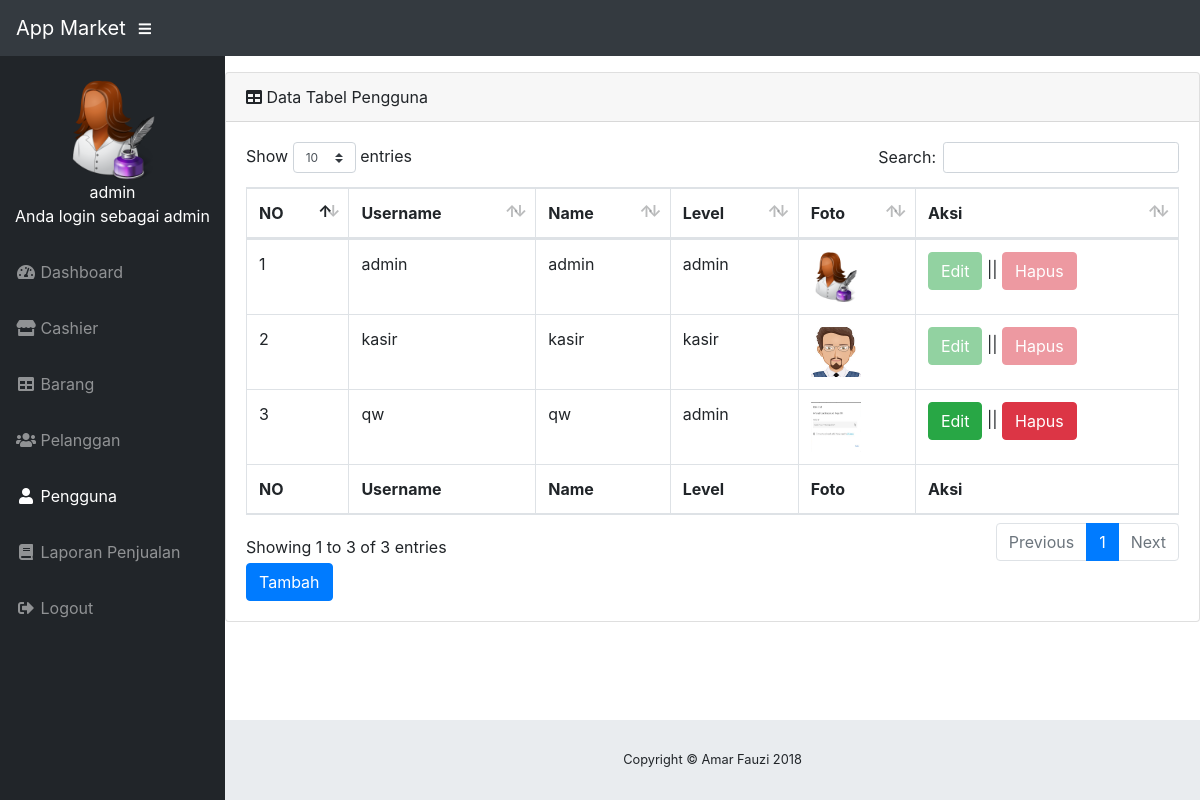
The page /index.php?page=pengguna (signed in) on the database its author committed.
### tables this page shows
CREATE TABLE `tb_pengguna` (
  `id` int(11) NOT NULL,
  `username` varchar(100) NOT NULL,
  `nama` varchar(100) NOT NULL,
  `password` varchar(100) NOT NULL,
  `level` varchar(20) NOT NULL,
  `foto` varchar(300) NOT NULL
);

### kodepj.php (called while the page is built)
<?php
function random_kode($kode){
	$data = '1234567890';
	$string = 'KPJ-';
	for($i=0;$i < $kode;$i++){
		$pos = rand(0,strlen($data)-1);
		$string .= $data{$pos};
	}
	return $string;
}
$kodepj = random_kode(10);
?>

### page/pengguna/pengguna.php (the view)
<div class="card mb-3">
    <div class="card-header">
        <i class="fas fa-table"></i>
        Data Tabel Pengguna</div>
    <div class="card-body">
        <div class="table-responsive">
            <table class="table table-bordered" id="dataTable" width="100%" cellspacing="0">
                <thead>
                    <tr>
						<th>NO</th>
                        <th>Username</th>
                        <th>Name</th>
                        <th>Level</th>
						<th>Foto</th>
						<th>Aksi</th>
                    </tr>
                </thead>
                <tfoot>
                      <tr>
						<th>NO</th>
                        <th>Username</th>
                        <th>Name</th>
                        <th>Level</th>
						<th>Foto</th>
						<th>Aksi</th>
                    </tr>
                </tfoot>
                <tbody>
                    <?php
                    $no = 1;
                    $sql = $koneksi->query("select * from tb_pengguna");
                    while ($data = $sql->fetch_assoc()) {
                        ?>
                        <tr>
                            <td><?php echo $no++ ?></td>
                            <td><?php echo $data['username'] ?></td>
                            <td><?php echo $data['nama'] ?></td>
                            <td><?php echo $data['level'] ?></td>
							<td><img src="gambar/<?php echo $data['foto'] ?>" width="50" height="50" /></td>
							<td>
								<a style="<?php if($data['username'] == 'admin' || $data['username'] == 'kasir' ){echo 'cursor: not-allowed;text-decoration:none;opacity: 0.5;pointer-events: none';}?>" href="?page=pengguna&aksi=ubah&id=<?php echo $data['id'] ?>" class="btn btn-success">Edit</a> ||
								<a style="<?php if($data['username'] == 'admin' || $data['username'] == 'kasir' ){echo 'cursor: not-allowed;text-decoration:none;opacity: 0.5;pointer-events: none';}?>" onclick="return confirm('Data ini akan di hapus')" href="?page=pengguna&aksi=hapus&id=<?php echo $data['id'] ?>" class="btn btn-danger">Hapus</a>
							</td>
                        </tr>
                    <?php } ?>
                </tbody>
            </table>
			<a href="?page=pengguna&aksi=tambah" class="btn btn-primary">Tambah</a>
        </div>
    </div>
</div>

### index.php (shortened to what this page needs)
<?php
include('kodepj.php');
$koneksi = new mysqli("localhost","root","","appmarket");
$active = $_GET['page'];
if($_SESSION['admin'] || $_SESSION['kasir']){
?>
<!DOCTYPE html>
<html lang="en">
    <head>
        <link href="asset/vendor/bootstrap/css/bootstrap.min.css" rel="stylesheet">
        <link href="asset/vendor/fontawesome-free/css/all.min.css" rel="stylesheet" type="text/css">
        <link href="asset/vendor/datatables/dataTables.bootstrap4.css" rel="stylesheet">
        <link href="asset/css/sb-admin.css" rel="stylesheet">
    </head>
    <body id="page-top">
        <nav class="navbar navbar-expand navbar-dark bg-dark static-top">
            <a class="navbar-brand mr-1" href="">App Market</a>
            <button class="btn btn-link btn-sm text-white order-1 order-sm-0" id="sidebarToggle" href="#">
                <i class="fas fa-bars"></i>
            </button>
			<?php
			if($_SESSION['admin']){
				$user = $_SESSION['admin'];
			}elseif($_SESSION['kasir']){
				$user = $_SESSION['kasir'];
			}
			$sql = $koneksi->query("select * from tb_pengguna where id='$user'");
			$data = $sql->fetch_assoc();
			?>
		</nav>
        <div id="wrapper">
            <ul class="sidebar navbar-nav"><br>
			<div class="text-center">
				<div class="image">
					<img src="gambar/<?php echo $data['foto'] ?>" alt="<?php echo $data['username'] ?>" width='auto' height=100/>
				</div>
				<div class="user-info">
					<p style="color:white" ><?php echo $data['username'] ?> <br> Anda login sebagai <?php echo $data['level'] ?></p>
				</div>
			</div>
                <li class="nav-item <?php if($active=='dashboard'){echo 'active';} ?> ">
                    <a class="nav-link" href="?page=dashboard">
                        <i class="fas fa-fw fa-tachometer-alt"></i>
                        <span>Dashboard</span>
                    </a>
                </li>
				<li class="nav-item <?php if($active=='penjualan'){echo 'active';}?>">
                    <a class="nav-link" href="?page=penjualan&kodepj=<?php echo $kodepj ?>">
                        <i class="fas fa-fw fa-store"></i>
                    <span>Cashier</span></a>
                </li>
				<?php if($_SESSION['admin']){ ?>
                <li class="nav-item <?php if($active=='barang'){echo 'active';} ?>">
                    <a class="nav-link" href="?page=barang">
                        <i class="fas fa-fw fa-table"></i>
                        <span>Barang</span></a>
                </li>
                <li class="nav-item <?php if($active=='pelanggan'){echo 'active';} ?>">
                    <a class="nav-link" href="?page=pelanggan">
                        <i class="fas fa-fw fa-users"></i>
                        <span>Pelanggan</span></a>
                </li>
				<li class="nav-item <?php if($active=='pengguna'){echo 'active';} ?>">
                    <a class="nav-link" href="?page=pengguna">
                        <i class="fas fa-fw fa-user"></i>
                        <span>Pengguna</span></a>
                </li>
				<li class="nav-item">
                    <a class="nav-link" data-toggle="modal" data-target="#smallModal">
                        <i class="fas fa-fw fa-book"></i>
                        <span>Laporan Penjualan</span></a>
                </li>
				<?php } ?>
				<li class="nav-item">
                    <a class="nav-link" data-toggle="modal" data-target="#logoutModal">
                        <i class="fas fa-fw fa-sign-out-alt"></i>
						<span>Logout</span>
					</a>
                </li>
            </ul>
            <div id="content-wrapper">
                <?php
                $page = $_GET['page'];
                $aksi = $_GET['aksi'];
				if ($page == 'pengguna') {
                    if ($aksi == '') {
                        include 'page/pengguna/pengguna.php';
                    }
                }if ($page == 'penjualan') {
                    if ($aksi == '') {
                        include 'page/penjualan/penjualan.php';
                    }
					if ($aksi == 'kurang') {
                        include 'page/penjualan/kurang.php';
                    }
					if ($aksi == 'tambah') {
                        include 'page/penjualan/tambah.php';
                    }
					if ($aksi == 'hapus') {
                        include 'page/penjualan/hapus.php';
                    }
				}if ($page == '') {
					include 'page/dashboard.php';
                }
                ?>
                <footer class="sticky-footer">
                    <div class="container my-auto">
                        <div class="copyright text-center my-auto">
                            <span>Copyright © Amar Fauzi 2018</span>
                        </div>
                    </div>
                </footer>
            </div>
        </div>
    </body>
</html>
<?php
}else{
	header("location:login.php");
}
?>

### asset/css/sb-admin.css (style rules this page uses)
html { position: relative; min-height: 100%; }
body { height: 100%; }
#wrapper { display: -webkit-box; display: -ms-flexbox; display: flex; }
#wrapper #content-wrapper { overflow-x: hidden; width: 100%; padding-top: 1rem; padding-bottom: 80px; }
.navbar-nav .nav-item.active .nav-link { color: #fff; }
.sidebar { width: 90px !important; background-color: #212529; min-height: calc(100vh - 56px); }
.sidebar .nav-item:last-child { margin-bottom: 1rem; }
.sidebar .nav-item .nav-link { text-align: center; padding: 0.75rem 1rem; width: 90px; }
.sidebar .nav-item .nav-link span { font-size: 0.65rem; display: block; }
.sidebar .nav-item .nav-link { color: rgba(255, 255, 255, 0.5); }
@media (min-width: 768px) { .sidebar { width: 225px !important; } }
@media (min-width: 768px) { .sidebar .nav-item .nav-link { display: block; width: 100%; text-align: left; padding: 1rem; width: 225px; } }
@media (min-width: 768px) { .sidebar .nav-item .nav-link span { font-size: 1rem; display: inline; } }
:root { --input-padding-x: 0.75rem; --input-padding-y: 0.75rem; }
footer.sticky-footer { display: -webkit-box; display: -ms-flexbox; display: flex; position: absolute; right: 0; bottom: 0; width: calc(100% - 90px); height: 80px; background-color: #e9ecef; }
footer.sticky-footer .copyright { line-height: 1; font-size: 0.8rem; }
@media (min-width: 768px) { footer.sticky-footer { width: calc(100% - 225px); } }

### rows shown on the page
tb_pengguna: foto (picture), username "admin", level "admin", nama "admin"
tb_pengguna: username "kasir", nama "kasir", level "kasir", foto (picture)
tb_pengguna: username "qw", nama "qw", level "admin", foto (picture)
